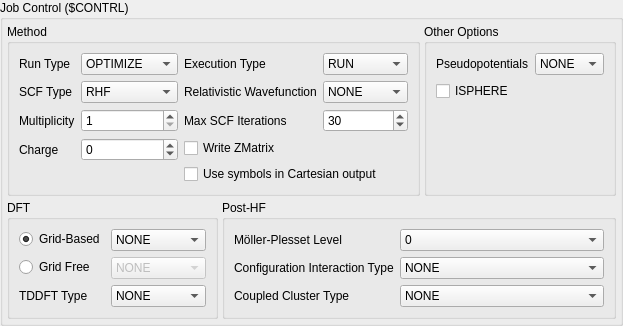
    <widget class="QGroupBox" name="CONTRLGroup">
     <property name="title">
      <string>Job Control ($CONTRL)</string>
     </property>
     <layout class="QGridLayout" name="gridLayout">
      <property name="leftMargin">
       <number>4</number>
      </property>
      <property name="topMargin">
       <number>4</number>
      </property>
      <property name="rightMargin">
       <number>4</number>
      </property>
      <property name="bottomMargin">
       <number>4</number>
      </property>
      <property name="spacing">
       <number>4</number>
      </property>
      <item row="1" column="1" colspan="2">
       <widget class="QGroupBox" name="PostHFGroup">
        <property name="title">
         <string>Post-HF</string>
        </property>
        <layout class="QFormLayout" name="formLayout_4">
         <item row="0" column="0">
          <widget class="QLabel" name="label_9">
           <property name="sizePolicy">
            <sizepolicy hsizetype="Minimum" vsizetype="Preferred">
             <horstretch>0</horstretch>
             <verstretch>0</verstretch>
            </sizepolicy>
           </property>
           <property name="text">
            <string>Möller-Plesset Level</string>
           </property>
          </widget>
         </item>
         <item row="0" column="1">
          <widget class="QComboBox" name="MPCombo">
           <item>
            <property name="text">
             <string>0</string>
            </property>
           </item>
           <item>
            <property name="text">
             <string>2</string>
            </property>
           </item>
          </widget>
         </item>
         <item row="1" column="0">
          <widget class="QLabel" name="label_10">
           <property name="sizePolicy">
            <sizepolicy hsizetype="Minimum" vsizetype="Preferred">
             <horstretch>0</horstretch>
             <verstretch>0</verstretch>
            </sizepolicy>
           </property>
           <property name="text">
            <string>Configuration Interaction Type</string>
           </property>
          </widget>
         </item>
         <item row="1" column="1">
          <widget class="QComboBox" name="CICombo">
           <item>
            <property name="text">
             <string>NONE</string>
            </property>
           </item>
           <item>
            <property name="text">
             <string>CIS</string>
            </property>
           </item>
           <item>
            <property name="text">
             <string>ALDET</string>
            </property>
           </item>
           <item>
            <property name="text">
             <string>ORMAS</string>
            </property>
           </item>
           <item>
            <property name="text">
             <string>FSOCI</string>
            </property>
           </item>
           <item>
            <property name="text">
             <string>GENCI</string>
            </property>
           </item>
           <item>
            <property name="text">
             <string>GUGA</string>
            </property>
           </item>
          </widget>
         </item>
         <item row="2" column="0">
          <widget class="QLabel" name="label_11">
           <property name="sizePolicy">
            <sizepolicy hsizetype="Minimum" vsizetype="Preferred">
             <horstretch>0</horstretch>
             <verstretch>0</verstretch>
            </sizepolicy>
           </property>
           <property name="text">
            <string>Coupled Cluster Type</string>
           </property>
          </widget>
         </item>
         <item row="2" column="1">
          <widget class="QComboBox" name="CCCombo">
           <item>
            <property name="text">
             <string>NONE</string>
            </property>
           </item>
           <item>
            <property name="text">
             <string>LCCD</string>
            </property>
           </item>
           <item>
            <property name="text">
             <string>CCD</string>
            </property>
           </item>
           <item>
            <property name="text">
             <string>CCSD</string>
            </property>
           </item>
           <item>
            <property name="text">
             <string>CCSD(T)</string>
            </property>
           </item>
           <item>
            <property name="text">
             <string>R-CC</string>
            </property>
           </item>
           <item>
            <property name="text">
             <string>CR-CC</string>
            </property>
           </item>
           <item>
            <property name="text">
             <string>CR-CCL</string>
            </property>
           </item>
           <item>
            <property name="text">
             <string>CCSD(TQ)</string>
            </property>
           </item>
           <item>
            <property name="text">
             <string>CR-CC(Q)</string>
            </property>
           </item>
           <item>
            <property name="text">
             <string>EOM-CCSD</string>
            </property>
           </item>
           <item>
            <property name="text">
             <string>CR-EOM</string>
            </property>
           </item>
           <item>
            <property name="text">
             <string>CR-EOML</string>
            </property>
           </item>
           <item>
            <property name="text">
             <string>IP-EOM2</string>
            </property>
           </item>
           <item>
            <property name="text">
             <string>EA-EOM2</string>
            </property>
           </item>
           <item>
            <property name="text">
             <string>EA-EOM3A</string>
            </property>
           </item>
          </widget>
         </item>
        </layout>
       </widget>
      </item>
      <item row="0" column="0" colspan="2">
       <widget class="QGroupBox" name="MethodGroup">
        <property name="title">
         <string>Method</string>
        </property>
        <layout class="QHBoxLayout" name="horizontalLayout_2">
         <property name="topMargin">
          <number>9</number>
         </property>
         <property name="bottomMargin">
          <number>9</number>
         </property>
         <item>
          <layout class="QFormLayout" name="formLayout">
           <item row="0" column="0">
            <widget class="QLabel" name="label">
             <property name="sizePolicy">
              <sizepolicy hsizetype="Minimum" vsizetype="Preferred">
               <horstretch>0</horstretch>
               <verstretch>0</verstretch>
              </sizepolicy>
             </property>
             <property name="text">
              <string>Run Type</string>
             </property>
            </widget>
           </item>
           <item row="0" column="1">
            <widget class="QComboBox" name="RUNTYPCombo">
             <property name="currentIndex">
              <number>4</number>
             </property>
             <item>
              <property name="text">
               <string>ENERGY</string>
              </property>
             </item>
             <item>
              <property name="text">
               <string>GRADIENT</string>
              </property>
             </item>
             <item>
              <property name="text">
               <string>HESSIAN</string>
              </property>
             </item>
             <item>
              <property name="text">
               <string>GAMMA</string>
              </property>
             </item>
             <item>
              <property name="text">
               <string>OPTIMIZE</string>
              </property>
             </item>
             <item>
              <property name="text">
               <string>TRUDGE</string>
              </property>
             </item>
             <item>
              <property name="text">
               <string>SADPOINT</string>
              </property>
             </item>
             <item>
              <property name="text">
               <string>MEX</string>
              </property>
             </item>
             <item>
              <property name="text">
               <string>IRC</string>
              </property>
             </item>
             <item>
              <property name="text">
               <string>VSCF</string>
              </property>
             </item>
             <item>
              <property name="text">
               <string>DRC</string>
              </property>
             </item>
             <item>
              <property name="text">
               <string>MD</string>
              </property>
             </item>
             <item>
              <property name="text">
               <string>GLOBOP</string>
              </property>
             </item>
             <item>
              <property name="text">
               <string>OPTFMO</string>
              </property>
             </item>
             <item>
              <property name="text">
               <string>GRADEXTR</string>
              </property>
             </item>
             <item>
              <property name="text">
               <string>SURFACE</string>
              </property>
             </item>
             <item>
              <property name="text">
               <string>G3MP2</string>
              </property>
             </item>
             <item>
              <property name="text">
               <string>PROP</string>
              </property>
             </item>
             <item>
              <property name="text">
               <string>RAMAN</string>
              </property>
             </item>
             <item>
              <property name="text">
               <string>NACME</string>
              </property>
             </item>
             <item>
              <property name="text">
               <string>NMR</string>
              </property>
             </item>
             <item>
              <property name="text">
               <string>EDA</string>
              </property>
             </item>
             <item>
              <property name="text">
               <string>TRANSITN</string>
              </property>
             </item>
             <item>
              <property name="text">
               <string>FFIELD</string>
              </property>
             </item>
             <item>
              <property name="text">
               <string>TDHF</string>
              </property>
             </item>
             <item>
              <property name="text">
               <string>TDHFX</string>
              </property>
             </item>
             <item>
              <property name="text">
               <string>MAKEFP</string>
              </property>
             </item>
             <item>
              <property name="text">
               <string>FMO0</string>
              </property>
             </item>
            </widget>
           </item>
           <item row="1" column="0">
            <widget class="QLabel" name="label_2">
             <property name="sizePolicy">
              <sizepolicy hsizetype="Minimum" vsizetype="Preferred">
               <horstretch>0</horstretch>
               <verstretch>0</verstretch>
              </sizepolicy>
             </property>
             <property name="text">
              <string>SCF Type</string>
             </property>
            </widget>
           </item>
           <item row="1" column="1">
            <widget class="QComboBox" name="SCFTYPCombo">
             <item>
              <property name="text">
               <string>RHF</string>
              </property>
             </item>
             <item>
              <property name="text">
               <string>UHF</string>
              </property>
             </item>
             <item>
              <property name="text">
               <string>ROHF</string>
              </property>
             </item>
             <item>
              <property name="text">
               <string>GVB</string>
              </property>
             </item>
             <item>
              <property name="text">
               <string>MCSCF</string>
              </property>
             </item>
             <item>
              <property name="text">
               <string>NONE</string>
              </property>
             </item>
            </widget>
           </item>
           <item row="2" column="0">
            <widget class="QLabel" name="label_3">
             <property name="sizePolicy">
              <sizepolicy hsizetype="Minimum" vsizetype="Preferred">
               <horstretch>0</horstretch>
               <verstretch>0</verstretch>
              </sizepolicy>
             </property>
             <property name="text">
              <string>Multiplicity</string>
             </property>
            </widget>
           </item>
           <item row="2" column="1">
            <widget class="QSpinBox" name="MULTSpin">
             <property name="minimum">
              <number>1</number>
             </property>
             <property name="maximum">
              <number>8</number>
             </property>
            </widget>
           </item>
           <item row="3" column="0">
            <widget class="QLabel" name="label_4">
             <property name="sizePolicy">
              <sizepolicy hsizetype="Minimum" vsizetype="Preferred">
               <horstretch>0</horstretch>
               <verstretch>0</verstretch>
              </sizepolicy>
             </property>
             <property name="text">
              <string>Charge</string>
             </property>
            </widget>
           </item>
           <item row="3" column="1">
            <widget class="QSpinBox" name="CHARGESpin">
             <property name="minimum">
              <number>-100</number>
             </property>
             <property name="maximum">
              <number>100</number>
             </property>
             <property name="value">
              <number>0</number>
             </property>
            </widget>
           </item>
          </layout>
         </item>
         <item>
          <layout class="QFormLayout" name="formLayout_2">
           <item row="0" column="0">
            <widget class="QLabel" name="label_6">
             <property name="sizePolicy">
              <sizepolicy hsizetype="Minimum" vsizetype="Preferred">
               <horstretch>0</horstretch>
               <verstretch>0</verstretch>
              </sizepolicy>
             </property>
             <property name="text">
              <string>Execution Type</string>
             </property>
            </widget>
           </item>
           <item row="0" column="1">
            <widget class="QComboBox" name="EXETYPCombo">
             <item>
              <property name="text">
               <string>RUN</string>
              </property>
             </item>
             <item>
              <property name="text">
               <string>CHECK</string>
              </property>
             </item>
             <item>
              <property name="text">
               <string>DEBUG</string>
              </property>
             </item>
            </widget>
           </item>
           <item row="1" column="1">
            <widget class="QComboBox" name="RELWFNCombo">
             <item>
              <property name="text">
               <string>NONE</string>
              </property>
             </item>
             <item>
              <property name="text">
               <string>LUT-IOTC</string>
              </property>
             </item>
             <item>
              <property name="text">
               <string>IOTC</string>
              </property>
             </item>
             <item>
              <property name="text">
               <string>DK</string>
              </property>
             </item>
             <item>
              <property name="text">
               <string>RESC</string>
              </property>
             </item>
             <item>
              <property name="text">
               <string>NESC</string>
              </property>
             </item>
            </widget>
           </item>
           <item row="2" column="1">
            <widget class="QSpinBox" name="MAXSCFSpin">
             <property name="minimum">
              <number>1</number>
             </property>
             <property name="maximum">
              <number>1000</number>
             </property>
             <property name="singleStep">
              <number>5</number>
             </property>
             <property name="value">
              <number>30</number>
             </property>
            </widget>
           </item>
           <item row="1" column="0">
            <widget class="QLabel" name="label_5">
             <property name="sizePolicy">
              <sizepolicy hsizetype="Minimum" vsizetype="Preferred">
               <horstretch>0</horstretch>
               <verstretch>0</verstretch>
              </sizepolicy>
             </property>
             <property name="text">
              <string>Relativistic Wavefunction</string>
             </property>
            </widget>
           </item>
           <item row="2" column="0">
            <widget class="QLabel" name="label_7">
             <property name="sizePolicy">
              <sizepolicy hsizetype="Minimum" vsizetype="Preferred">
               <horstretch>0</horstretch>
               <verstretch>0</verstretch>
              </sizepolicy>
             </property>
             <property name="text">
              <string>Max SCF Iterations</string>
             </property>
            </widget>
           </item>
           <item row="3" column="0" colspan="2">
            <widget class="QCheckBox" name="ZMTCheck">
             <property name="text">
              <string>Write ZMatrix</string>
             </property>
            </widget>
           </item>
           <item row="4" column="0" colspan="2">
            <widget class="QCheckBox" name="CartesianSymbolsCheck">
             <property name="text">
              <string>Use symbols in Cartesian output</string>
             </property>
            </widget>
           </item>
          </layout>
         </item>
        </layout>
       </widget>
      </item>
      <item row="1" column="0">
       <widget class="QGroupBox" name="DFTGroup">
        <property name="title">
         <string>DFT</string>
        </property>
        <layout class="QFormLayout" name="formLayout_3">
         <item row="0" column="0">
          <widget class="QRadioButton" name="GridDFTRadio">
           <property name="text">
            <string>Grid-Based</string>
           </property>
           <property name="checked">
            <bool>true</bool>
           </property>
          </widget>
         </item>
         <item row="0" column="1">
          <widget class="QComboBox" name="GridDFTCombo">
           <item>
            <property name="text">
             <string>NONE</string>
            </property>
           </item>
           <item>
            <property name="text">
             <string>SLATER</string>
            </property>
           </item>
           <item>
            <property name="text">
             <string>BECKE</string>
            </property>
           </item>
           <item>
            <property name="text">
             <string>GILL</string>
            </property>
           </item>
           <item>
            <property name="text">
             <string>OPTX</string>
            </property>
           </item>
           <item>
            <property name="text">
             <string>PW91X</string>
            </property>
           </item>
           <item>
            <property name="text">
             <string>PBEX</string>
            </property>
           </item>
           <item>
            <property name="text">
             <string>VWN</string>
            </property>
           </item>
           <item>
            <property name="text">
             <string>VWN1</string>
            </property>
           </item>
           <item>
            <property name="text">
             <string>PZ81</string>
            </property>
           </item>
           <item>
            <property name="text">
             <string>P86</string>
            </property>
           </item>
           <item>
            <property name="text">
             <string>LYP</string>
            </property>
           </item>
           <item>
            <property name="text">
             <string>PW91C</string>
            </property>
           </item>
           <item>
            <property name="text">
             <string>PBEc</string>
            </property>
           </item>
           <item>
            <property name="text">
             <string>OP</string>
            </property>
           </item>
           <item>
            <property name="text">
             <string>SVWN</string>
            </property>
           </item>
           <item>
            <property name="text">
             <string>BLYP</string>
            </property>
           </item>
           <item>
            <property name="text">
             <string>BOP</string>
            </property>
           </item>
           <item>
            <property name="text">
             <string>BP86</string>
            </property>
           </item>
           <item>
            <property name="text">
             <string>GVWN</string>
            </property>
           </item>
           <item>
            <property name="text">
             <string>GPW91</string>
            </property>
           </item>
           <item>
            <property name="text">
             <string>PBEVWN</string>
            </property>
           </item>
           <item>
            <property name="text">
             <string>PBEOP</string>
            </property>
           </item>
           <item>
            <property name="text">
             <string>OLYP</string>
            </property>
           </item>
           <item>
            <property name="text">
             <string>EDF1</string>
            </property>
           </item>
           <item>
            <property name="text">
             <string>PW91</string>
            </property>
           </item>
           <item>
            <property name="text">
             <string>PBE</string>
            </property>
           </item>
           <item>
            <property name="text">
             <string>revPBE</string>
            </property>
           </item>
           <item>
            <property name="text">
             <string>RPBE</string>
            </property>
           </item>
           <item>
            <property name="text">
             <string>PBEsol</string>
            </property>
           </item>
           <item>
            <property name="text">
             <string>HCTH93</string>
            </property>
           </item>
           <item>
            <property name="text">
             <string>HCTH120</string>
            </property>
           </item>
           <item>
            <property name="text">
             <string>HCTH147</string>
            </property>
           </item>
           <item>
            <property name="text">
             <string>HCTH407</string>
            </property>
           </item>
           <item>
            <property name="text">
             <string>SOGGA</string>
            </property>
           </item>
           <item>
            <property name="text">
             <string>MOHLYP</string>
            </property>
           </item>
           <item>
            <property name="text">
             <string>B97-D</string>
            </property>
           </item>
           <item>
            <property name="text">
             <string>BHHLYP</string>
            </property>
           </item>
           <item>
            <property name="text">
             <string>B3PW91</string>
            </property>
           </item>
           <item>
            <property name="text">
             <string>B3LYP</string>
            </property>
           </item>
           <item>
            <property name="text">
             <string>B3LYP1</string>
            </property>
           </item>
           <item>
            <property name="text">
             <string>B97</string>
            </property>
           </item>
           <item>
            <property name="text">
             <string>B97-1</string>
            </property>
           </item>
           <item>
            <property name="text">
             <string>B97-2</string>
            </property>
           </item>
           <item>
            <property name="text">
             <string>B97-3</string>
            </property>
           </item>
           <item>
            <property name="text">
             <string>B97-K</string>
            </property>
           </item>
           <item>
            <property name="text">
             <string>B98</string>
            </property>
           </item>
           <item>
            <property name="text">
             <string>PBE0</string>
            </property>
           </item>
           <item>
            <property name="text">
             <string>X3LYP</string>
            </property>
           </item>
           <item>
            <property name="text">
             <string>CAMB3LYP</string>
            </property>
           </item>
           <item>
            <property name="text">
             <string>wB97</string>
            </property>
           </item>
           <item>
            <property name="text">
             <string>wB97X</string>
            </property>
           </item>
           <item>
            <property name="text">
             <string>wB97X-D</string>
            </property>
           </item>
           <item>
            <property name="text">
             <string>B2PLYP</string>
            </property>
           </item>
           <item>
            <property name="text">
             <string>wB97X-2</string>
            </property>
           </item>
           <item>
            <property name="text">
             <string>wB97X-2L</string>
            </property>
           </item>
           <item>
            <property name="text">
             <string>VS98</string>
            </property>
           </item>
           <item>
            <property name="text">
             <string>PKZB</string>
            </property>
           </item>
           <item>
            <property name="text">
             <string>tHCTH</string>
            </property>
           </item>
           <item>
            <property name="text">
             <string>tHCTHhyb</string>
            </property>
           </item>
           <item>
            <property name="text">
             <string>BMK</string>
            </property>
           </item>
           <item>
            <property name="text">
             <string>TPSS</string>
            </property>
           </item>
           <item>
            <property name="text">
             <string>TPSSh</string>
            </property>
           </item>
           <item>
            <property name="text">
             <string>TPSSm</string>
            </property>
           </item>
           <item>
            <property name="text">
             <string>revTPSS</string>
            </property>
           </item>
           <item>
            <property name="text">
             <string>M05</string>
            </property>
           </item>
           <item>
            <property name="text">
             <string>M05-2X</string>
            </property>
           </item>
           <item>
            <property name="text">
             <string>M06</string>
            </property>
           </item>
           <item>
            <property name="text">
             <string>M06-L</string>
            </property>
           </item>
           <item>
            <property name="text">
             <string>M06-2X</string>
            </property>
           </item>
           <item>
            <property name="text">
             <string>M06-HF</string>
            </property>
           </item>
           <item>
            <property name="text">
             <string>M08-HX</string>
            </property>
           </item>
           <item>
            <property name="text">
             <string>M08-SO</string>
            </property>
           </item>
          </widget>
         </item>
         <item row="1" column="0">
          <widget class="QRadioButton" name="GridFreeDFTRadio">
           <property name="text">
            <string>Grid Free</string>
           </property>
           <property name="checked">
            <bool>false</bool>
           </property>
          </widget>
         </item>
         <item row="1" column="1">
          <widget class="QComboBox" name="GridFreeDFTCombo">
           <property name="enabled">
            <bool>false</bool>
           </property>
           <item>
            <property name="text">
             <string>NONE</string>
            </property>
           </item>
           <item>
            <property name="text">
             <string>XALPHA</string>
            </property>
           </item>
           <item>
            <property name="text">
             <string>SLATER</string>
            </property>
           </item>
           <item>
            <property name="text">
             <string>BECKE</string>
            </property>
           </item>
           <item>
            <property name="text">
             <string>DEPRISTO</string>
            </property>
           </item>
           <item>
            <property name="text">
             <string>CAMA</string>
            </property>
           </item>
           <item>
            <property name="text">
             <string>HALF</string>
            </property>
           </item>
           <item>
            <property name="text">
             <string>VWN</string>
            </property>
           </item>
           <item>
            <property name="text">
             <string>PWLOC</string>
            </property>
           </item>
           <item>
            <property name="text">
             <string>LYP</string>
            </property>
           </item>
           <item>
            <property name="text">
             <string>BVWN</string>
            </property>
           </item>
           <item>
            <property name="text">
             <string>BLYP</string>
            </property>
           </item>
           <item>
            <property name="text">
             <string>BPWLOC</string>
            </property>
           </item>
           <item>
            <property name="text">
             <string>B3LYP</string>
            </property>
           </item>
           <item>
            <property name="text">
             <string>CAMB</string>
            </property>
           </item>
           <item>
            <property name="text">
             <string>XVWN</string>
            </property>
           </item>
           <item>
            <property name="text">
             <string>XPWLOC</string>
            </property>
           </item>
           <item>
            <property name="text">
             <string>SVWN</string>
            </property>
           </item>
           <item>
            <property name="text">
             <string>SPWLOC</string>
            </property>
           </item>
           <item>
            <property name="text">
             <string>WIGNER</string>
            </property>
           </item>
           <item>
            <property name="text">
             <string>WS</string>
            </property>
           </item>
           <item>
            <property name="text">
             <string>WIGEXP</string>
            </property>
           </item>
          </widget>
         </item>
         <item row="2" column="0">
          <widget class="QLabel" name="label_8">
           <property name="sizePolicy">
            <sizepolicy hsizetype="Minimum" vsizetype="Preferred">
             <horstretch>0</horstretch>
             <verstretch>0</verstretch>
            </sizepolicy>
           </property>
           <property name="text">
            <string>TDDFT Type</string>
           </property>
          </widget>
         </item>
         <item row="2" column="1">
          <widget class="QComboBox" name="TDDFTCombo">
           <item>
            <property name="text">
             <string>NONE</string>
            </property>
           </item>
           <item>
            <property name="text">
             <string>EXCITE</string>
            </property>
           </item>
          </widget>
         </item>
        </layout>
       </widget>
      </item>
      <item row="0" column="2">
       <widget class="QGroupBox" name="OtherOptionsGroup">
        <property name="title">
         <string>Other Options</string>
        </property>
        <layout class="QFormLayout" name="formLayout_5">
         <item row="0" column="0">
          <widget class="QLabel" name="label_12">
           <property name="sizePolicy">
            <sizepolicy hsizetype="Minimum" vsizetype="Preferred">
             <horstretch>0</horstretch>
             <verstretch>0</verstretch>
            </sizepolicy>
           </property>
           <property name="text">
            <string>Pseudopotentials</string>
           </property>
          </widget>
         </item>
         <item row="0" column="1">
          <widget class="QComboBox" name="ECPTYPCombo">
           <item>
            <property name="text">
             <string>NONE</string>
            </property>
           </item>
           <item>
            <property name="text">
             <string>READ</string>
            </property>
           </item>
           <item>
            <property name="text">
             <string>SBKJC</string>
            </property>
           </item>
           <item>
            <property name="text">
             <string>HW</string>
            </property>
           </item>
           <item>
            <property name="text">
             <string>MCP</string>
            </property>
           </item>
          </widget>
         </item>
         <item row="1" column="0" colspan="2">
          <widget class="QCheckBox" name="ISPHERECheck">
           <property name="text">
            <string>ISPHERE</string>
           </property>
          </widget>
         </item>
        </layout>
       </widget>
      </item>
     </layout>
    </widget>
